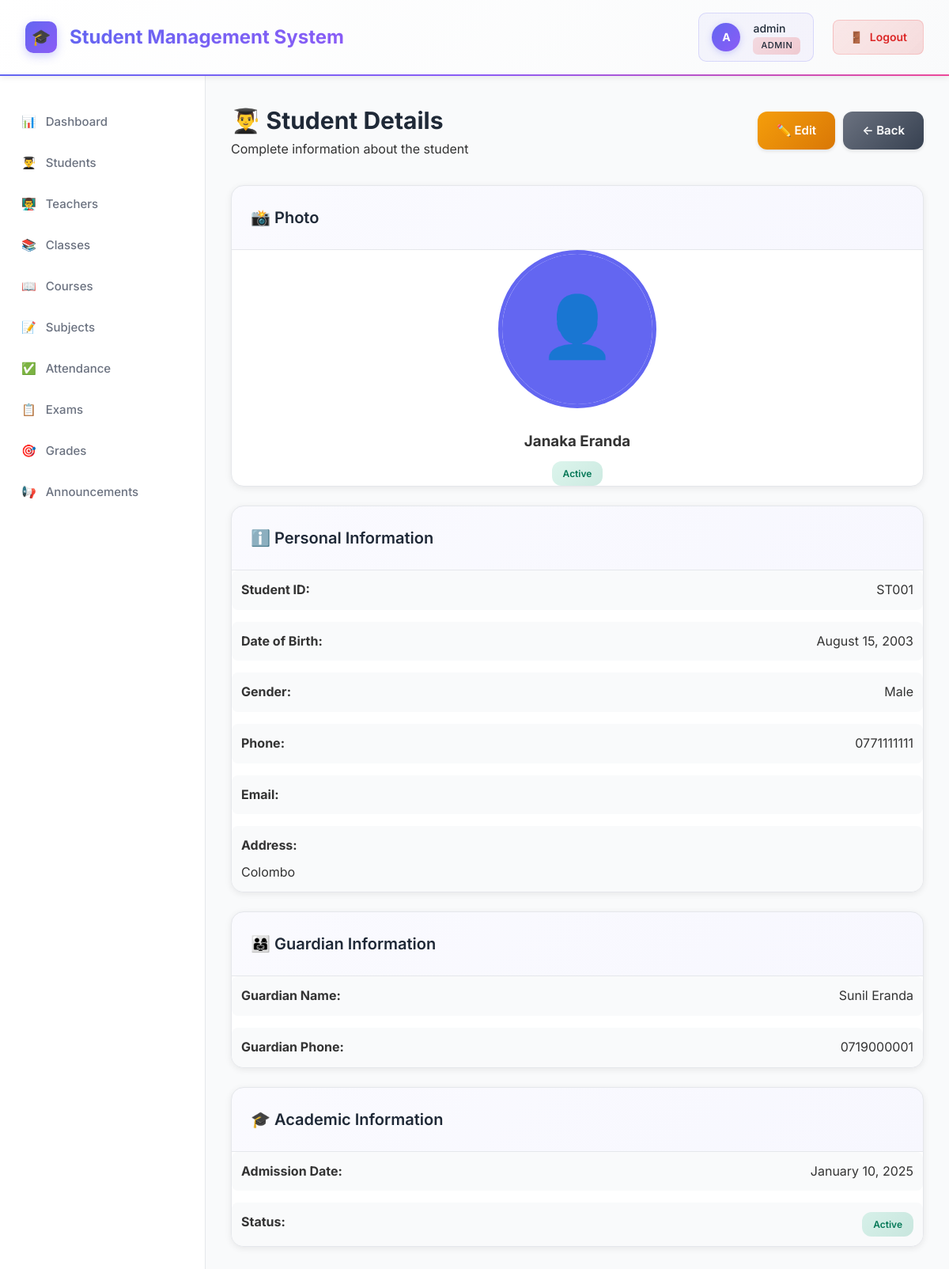
Page /students/view.php?id=1 (signed in) on the committed database.
### tables this page shows
CREATE TABLE students (
    id INT AUTO_INCREMENT PRIMARY KEY,
    user_id INT,
    student_id VARCHAR(20) UNIQUE NOT NULL,
    first_name VARCHAR(50) NOT NULL,
    last_name VARCHAR(50) NOT NULL,
    date_of_birth DATE,
    gender ENUM('Male', 'Female', 'Other'),
    phone VARCHAR(20),
    address TEXT,
    guardian_name VARCHAR(100),
    guardian_phone VARCHAR(20),
    admission_date DATE,
    photo VARCHAR(255),
    status ENUM('active', 'inactive', 'graduated') DEFAULT 'active',
    created_at TIMESTAMP DEFAULT CURRENT_TIMESTAMP,
    updated_at TIMESTAMP DEFAULT CURRENT_TIMESTAMP ON UPDATE CURRENT_TIMESTAMP,
    FOREIGN KEY (user_id) REFERENCES users(id) ON DELETE CASCADE
);

### config/config.php (called while the page is built, shortened)
<?php
function hasRole(string $role): bool {
    return isset($_SESSION['role']) && $_SESSION['role'] === $role;
}

### students/view.php (the view, shortened to what this page needs)
<?php
require_once '../config/config.php';
$database = new Database();
$db = $database->getConnection();
$id = $_GET['id'] ?? 0;
$query = "SELECT s.*, u.email, u.username FROM students s
          LEFT JOIN users u ON s.user_id = u.id
          WHERE s.id = :id";
$stmt = $db->prepare($query);
$stmt->bindParam(':id', $id);
$stmt->execute();
$student = $stmt->fetch();
?>
<!DOCTYPE html>
<html lang="en">
<head>
    <link rel="stylesheet" href="../assets/css/style.css">
</head>
<body>
    <?php include '../includes/header.php'; ?>
    <div class="container">
        <?php include '../includes/sidebar.php'; ?>
        <main class="main-content">
            <div class="page-header">
                <div>
                    <h1>👨‍🎓 Student Details</h1>
                    <p>Complete information about the student</p>
                </div>
                <div style="display: flex; gap: 10px;">
                    <?php if (hasRole('admin')): ?>
                        <a href="edit.php?id=<?php echo $student['id']; ?>" class="btn btn-warning">✏️ Edit</a>
                    <?php endif; ?>
                    <a href="index.php" class="btn btn-secondary">← Back</a>
                </div>
            </div>
            <div class="content-grid">
                <div class="card">
                    <div class="card-header">
                        <h2>📸 Photo</h2>
                    </div>
                    <div class="card-body" style="text-align: center;">
                        <img src="<?php echo $student['photo'] ? '../uploads/students/' . $student['photo'] : '../assets/images/default-avatar.svg'; ?>"
                             alt="Student Photo"
                             style="width: 200px; height: 200px; border-radius: 50%; object-fit: cover; border: 5px solid var(--primary-color);">
                        <h3 style="margin-top: 20px;"><?php echo htmlspecialchars($student['first_name'] . ' ' . $student['last_name']); ?></h3>
                        <p class="badge badge-<?php echo $student['status']; ?>" style="margin-top: 10px;">
                            <?php echo ucfirst($student['status']); ?>
                        </p>
                    </div>
                </div>
                <div class="card">
                    <div class="card-header">
                        <h2>ℹ️ Personal Information</h2>
                    </div>
                    <div class="card-body">
                        <div style="display: grid; gap: 15px;">
                            <div style="display: flex; justify-content: space-between; padding: 12px; background: var(--light-color); border-radius: 8px;">
                                <strong>Student ID:</strong>
                                <span><?php echo htmlspecialchars($student['student_id']); ?></span>
                            </div>
                            <div style="display: flex; justify-content: space-between; padding: 12px; background: var(--light-color); border-radius: 8px;">
                                <strong>Date of Birth:</strong>
                                <span><?php echo date('F d, Y', strtotime($student['date_of_birth'])); ?></span>
                            </div>
                            <div style="display: flex; justify-content: space-between; padding: 12px; background: var(--light-color); border-radius: 8px;">
                                <strong>Gender:</strong>
                                <span><?php echo htmlspecialchars($student['gender']); ?></span>
                            </div>
                            <div style="display: flex; justify-content: space-between; padding:  12px; background: var(--light-color); border-radius: 8px;">
                                <strong>Phone:</strong>
                                <span><?php echo htmlspecialchars($student['phone'] ?? 'N/A'); ?></span>
                            </div>
                            <div style="display: flex; justify-content:  space-between; padding: 12px; background: var(--light-color); border-radius: 8px;">
                                <strong>Email:</strong>
                            </div>
                            <div style="padding: 12px; background: var(--light-color); border-radius: 8px;">
                                <strong>Address:</strong>
                                <p style="margin-top: 8px;"><?php echo htmlspecialchars($student['address'] ?? 'N/A'); ?></p>
                            </div>
                        </div>
                    </div>
                </div>
            </div>
            <div class="content-grid">
                <div class="card">
                    <div class="card-header">
                        <h2>👨‍👩‍👧 Guardian Information</h2>
                    </div>
                    <div class="card-body">
                        <div style="display: grid; gap: 15px;">
                            <div style="display: flex; justify-content: space-between; padding: 12px; background: var(--light-color); border-radius: 8px;">
                                <strong>Guardian Name:</strong>
                                <span><?php echo htmlspecialchars($student['guardian_name'] ?? 'N/A'); ?></span>
                            </div>
                            <div style="display: flex; justify-content:  space-between; padding: 12px; background: var(--light-color); border-radius: 8px;">
                                <strong>Guardian Phone:</strong>
                                <span><?php echo htmlspecialchars($student['guardian_phone'] ?? 'N/A'); ?></span>
                            </div>
                        </div>
                    </div>
                </div>
                <div class="card">
                    <div class="card-header">
                        <h2>🎓 Academic Information</h2>
                    </div>
                    <div class="card-body">
                        <div style="display: grid; gap: 15px;">
                            <div style="display: flex; justify-content: space-between; padding: 12px; background: var(--light-color); border-radius: 8px;">
                                <strong>Admission Date:</strong>
                                <span><?php echo date('F d, Y', strtotime($student['admission_date'])); ?></span>
                            </div>
                            <div style="display: flex; justify-content: space-between; padding: 12px; background: var(--light-color); border-radius: 8px;">
                                <strong>Status:</strong>
                                <span class="badge badge-<?php echo $student['status']; ?>">
                                    <?php echo ucfirst($student['status']); ?>
                                </span>
                            </div>
                        </div>
                    </div>
                </div>
            </div>
        </main>
    </div>
</body>
</html>

### assets/css/style.css (style rules this page uses)
* { margin: 0; padding: 0; box-sizing: border-box; }
:root { --primary-color: #6366F1; --primary-dark: #4F46E5; --secondary-color: #10B981; --danger-color: #EF4444; --warning-color: #F59E0B; --info-color: #3B82F6; --dark-color: #1F2937; --gray-medium: #6B7280; --gray-light: #9CA3AF; --light-color: #F9FAFB; --white: #FFFFFF; --border-color: #E5E7EB; }
body { font-family: 'Inter', -apple-system, BlinkMacSystemFont, 'Segoe UI', Roboto, sans-serif; background: #f5f5f5; color: #333; line-height: 1.6; }
.container { display: flex; min-height: calc(100vh - 70px); }
.main-content { flex: 1; padding: 2rem; background: var(--light-color); overflow-y: auto; }
.page-header { display: flex; justify-content: space-between; align-items: center; margin-bottom: 2rem; }
.page-header h1 { font-size: 1.875rem; color: var(--dark-color); font-weight: 700; margin: 0; }
.card { background: var(--white); border-radius: 16px; box-shadow: 0 2px 8px rgba(0, 0, 0, 0.08); margin-bottom: 1.5rem; overflow: hidden; border: 1px solid var(--border-color); transition: all 0.3s; }
.card-header { padding: 1.5rem; border-bottom: 1px solid var(--border-color); background: linear-gradient(135deg, rgba(99, 102, 241, 0.03), rgba(99, 102, 241, 0.05)); }
.card-header h2 { font-size: 1.25rem; color: var(--dark-color); font-weight: 600; margin: 0; }
.card-body { padding: 0; }
.btn { display: inline-flex; align-items: center; justify-content: center; gap: 8px; padding: 12px 24px; border: none; border-radius: 12px; font-size: 15px; font-weight: 600; cursor: pointer; text-decoration: none; transition: all 0.3s; box-shadow: 0 2px 4px rgba(0, 0, 0, 0.1); font-family: inherit; }
.btn-secondary { background: linear-gradient(135deg, var(--gray-medium), #374151); color: var(--white); }
.btn-warning { background: linear-gradient(135deg, var(--warning-color), #D97706); color: var(--white); }
.badge { display: inline-block; padding: 0.375rem 0.875rem; font-size: 0.75rem; font-weight: 600; border-radius: 12px; text-transform: capitalize; }
.badge-active { background: linear-gradient(135deg, rgba(16, 185, 129, 0.15), rgba(5, 150, 105, 0.2)); color: #047857; }

### rows in the picture
students: first_name+last_name "Janaka Eranda", status "Active", student "ST001", date_of_birth "August 15, 2003", gender "Male", phone "0771111111", address "Colombo", guardian_name "Sunil Eranda", guardian_phone "0719000001", admission_date "January 10, 2025"

### other values in the picture
substr($username, 0, 1) "A"
$username "admin"
$_SESSION['role'] "ADMIN"
